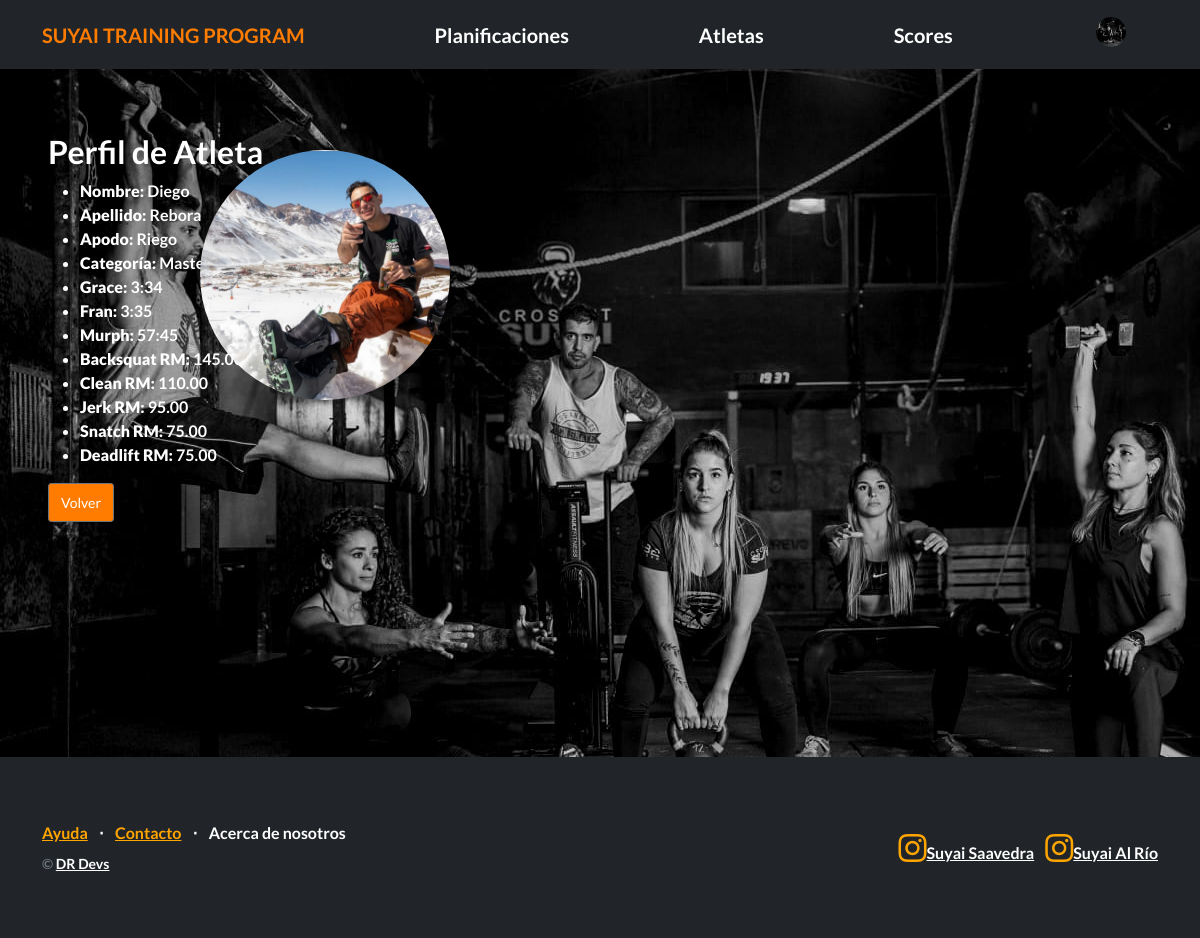
The page /atletas/ver_atleta/1/ (signed in) on the database its author committed.
### Atletas/models.py (models this page shows, shortened)
class Avatar(models.Model):
   user = models.OneToOneField(User, on_delete=models.CASCADE, null=True)
   imagen = models.ImageField(upload_to='avatares', null=True, blank=True)

class Atleta(models.Model):
    user = models.OneToOneField(User, on_delete=models.CASCADE,  default=1)
    categoria = models.CharField(max_length=20, null=True, blank=True)
    apodo = models.CharField(max_length=20, null=True,  blank=True)
    grace = models.CharField(max_length=20, null=True, blank=True)
    fran = models.CharField(max_length=20, null=True, blank=True)
    murph = models.CharField(max_length=20, null=True, blank=True)
    backsquat_rm = models.DecimalField(max_digits=6, decimal_places=2, null=True, blank=True)
    clean_rm = models.DecimalField(max_digits=6, decimal_places=2, null=True, blank=True)
    jerk_rm = models.DecimalField(max_digits=6, decimal_places=2, null=True, blank=True)
    snatch_rm = models.DecimalField(max_digits=6, decimal_places=2, null=True, blank=True)
    deadlift_rm = models.DecimalField(max_digits=6, decimal_places=2, null=True, blank=True)

### Atletas/views.py (the view)
# urls.py: path("ver_atleta/<int:pk>/", AtletaDetailView.as_view(), name="ver_atleta"),
class AtletaDetailView(LoginRequiredMixin, DetailView):
    model = Atleta
    template_name = "Atletas/atleta_detail.html"
    login_url = 'login'

### Atletas/templates/Atletas/atleta_detail.html
{% extends "Planificaciones/base.html" %}
{% block contenido %}
<div class="perfil-atleta">
  <h2>Perfil de Atleta</h2>
  <ul>
    <li><strong>Nombre:</strong> {{ atleta.user.first_name }}</li>
    <li><strong>Apellido:</strong> {{ atleta.user.last_name }}</li>
    <li><strong>Apodo:</strong> {{ atleta.apodo }}</li>
    <li><strong>Categoría:</strong> {{ atleta.categoria }}</li>
    <li><strong>Grace:</strong> {{ atleta.grace }}</li>
    <li><strong>Fran:</strong> {{ atleta.fran }}</li>
    <li><strong>Murph:</strong> {{ atleta.murph }}</li>
    <li><strong>Backsquat RM:</strong> {{ atleta.backsquat_rm }}</li>
    <li><strong>Clean RM:</strong> {{ atleta.clean_rm }}</li>
    <li><strong>Jerk RM:</strong> {{ atleta.jerk_rm }}</li>
    <li><strong>Snatch RM:</strong> {{ atleta.snatch_rm }}</li>
    <li><strong>Deadlift RM:</strong> {{ atleta.deadlift_rm }}</li>
  </ul>
  <img src="{{ atleta.user.avatar.imagen.url }}" style="width: 250px; height: 250px; border-radius: 50%; position: absolute; top: 150px; right: 750px;">
  <a href="{% url 'listar_atletas' %}" class="btn btn-secondary btn-sm">Volver</a>
</div>
{% endblock contenido %}

### Planificaciones/templates/Planificaciones/base.html (shortened to what this page needs)
{% load static %}
<!DOCTYPE html>
<html lang="en">
    <head>
        <link href="https://cdn.jsdelivr.net/npm/bootstrap-icons@1.5.0/font/bootstrap-icons.css" rel="stylesheet" type="text/css" />
        <link href="{% static 'css/styles.css' %}" rel="stylesheet" />
    </head>
    <body>
        <nav class="navbar bg-dark" data-bs-theme="dark">
            <div class="container">
                <a class="navbar-brand naranja-text" href="{% url 'inicio' %}">SUYAI TRAINING PROGRAM</a>
                <a class="navbar-brand" href="{% url 'listar_planis' %}">Planificaciones</a>
                <a class="navbar-brand" href="{% url 'listar_atletas' %}">Atletas</a>
                <a class="navbar-brand" href="{% url 'listar_scores' %}">Scores</a>
                {% if user.is_authenticated %}
                <div class="dropdown "  >
                    <button
                        class="btn btn-ligth btn-sm dropdown-toggle "
                        type="button"
                         data-bs-toggle="dropdown"
                         aria-haspopup="true"
                        aria-expanded="false"
                    >
                          <div style="display: inline-flex;">
                            {% if user.avatar.imagen.url %}
                                <img src="{{ user.avatar.imagen.url }}" style="width: 30px; height: 30px; border-radius: 50%; margin-right: 5px;">
                            {% else %}
                                <img src="{%static 'default_avatar.jpg'%}" style="width: 30px; height: 30px; border-radius: 50%; margin-right: 5px;">
                            {% endif %}
                          </div>
                        </button>
                    </div>
                {% else %}
                <a class="btn btn-secondary" href="{% url 'login' %}" >Iniciar sesión</a>
                <a class="btn btn-secondary" href="{% url 'registro' %}">Registrarse</a>
                {% endif %}
            </div>
        </nav>
        <section style="padding: 4rem 3rem; background-image: url('/static/suyaibc.jpeg');">
            <div id="main">
            {% block contenido %}{% endblock contenido %}
        </section>
        <footer class="footer bg-dark">
            <div class="container">
                <div class="row">
                    <div class="col-lg-6 h-100 text-center text-lg-start my-auto">
                        <ul class="list-inline mb-2">
                            <li class="list-inline-item"><a style= "color: orange"; href="#!">Ayuda</a></li>
                            <li class="list-inline-item">⋅</li>
                            <li class="list-inline-item"><a style= "color: orange"; href="#!">Contacto</a></li>
                            <li class="list-inline-item">⋅</li>
                            <li class="list-inline-item"><a>Acerca de nosotros</a></li>
                        </ul>
                        <p class="text-muted small mb-4 mb-lg-0">&copy; <a href="{% url 'about_dr' %}">DR Devs</a></p>
                    </div>
                    <div class="col-lg-6 h-100 text-center text-lg-end my-auto">
                        <ul class="list-inline mb-0">
                            <li class="list-inline-item">
                                <a href="https://www.instagram.com/suyai_saavedra/?hl=es"><i class="bi-instagram fs-3", style= "color: orange"></i>Suyai Saavedra</a>
                            </li>
                            <li class="list-inline-item">
                                <a href="https://www.instagram.com/suyai.fitness/"><i class="bi-instagram fs-3", style= "color: orange"></i>Suyai Al Río</a>
                            </li>
                        </ul>
                    </div>
                </div>
            </div>
        </footer>
    </body>
</html>

### Planificaciones/templates/Planificaciones/base.html (style rules this page uses)
body { height: 100vh; background-size: cover; background-position: center; color: white; font-weight: bold; }
section { padding: 4rem 3rem; }
#main { min-height: calc(80vh - 80px); }

### rows shown on the page
Atleta: user.first_name "Diego", user.last_name "Rebora", apodo "Riego", categoria "Master", grace "3:34", fran "3:35", murph "57:45", backsquat_rm "145.00", clean_rm "110.00", jerk_rm "95.00", snatch_rm "75.00", deadlift_rm "75.00", user.avatar.imagen (picture)
